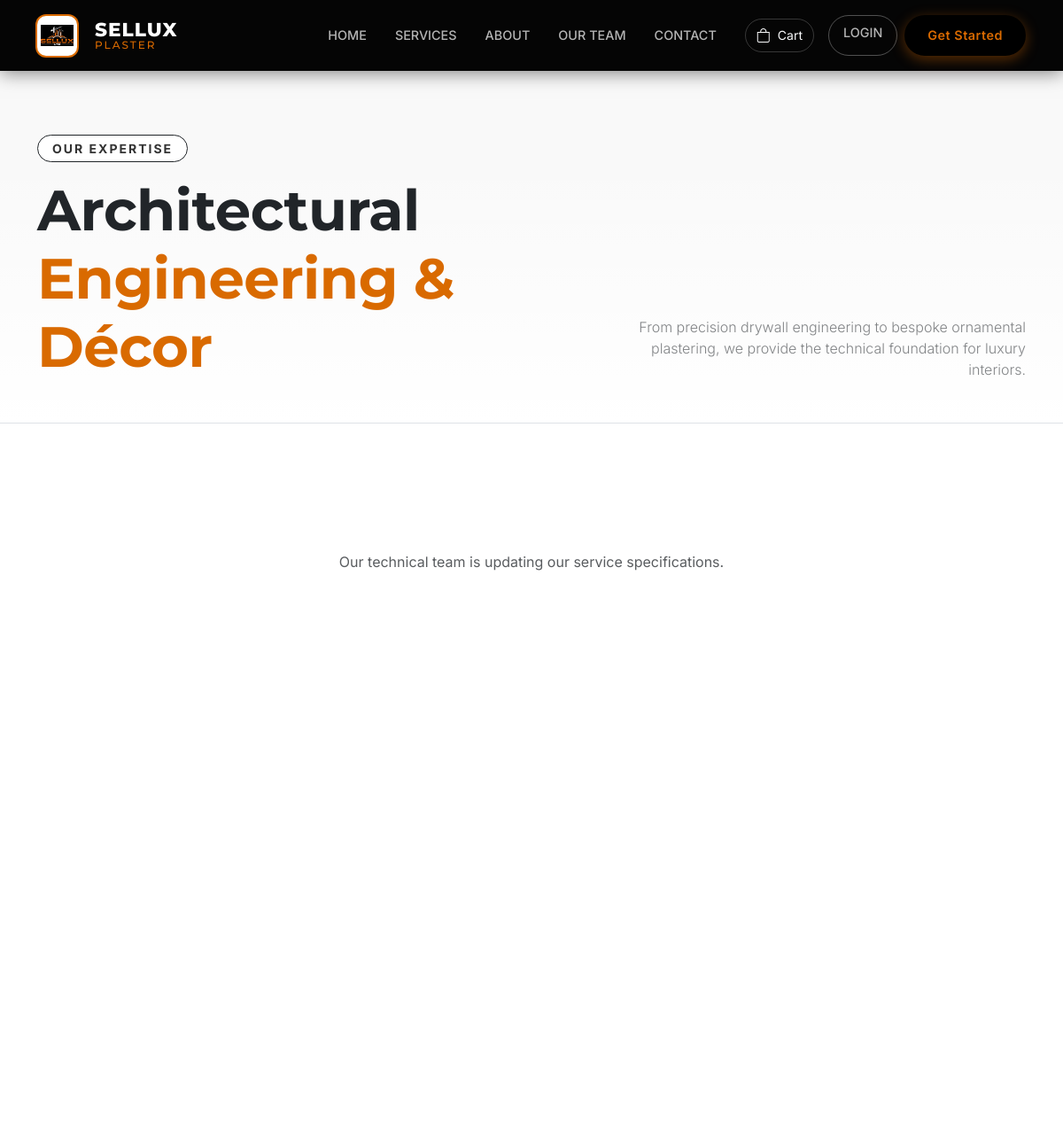
The page /services/ (upper part) on the database as committed earlier.
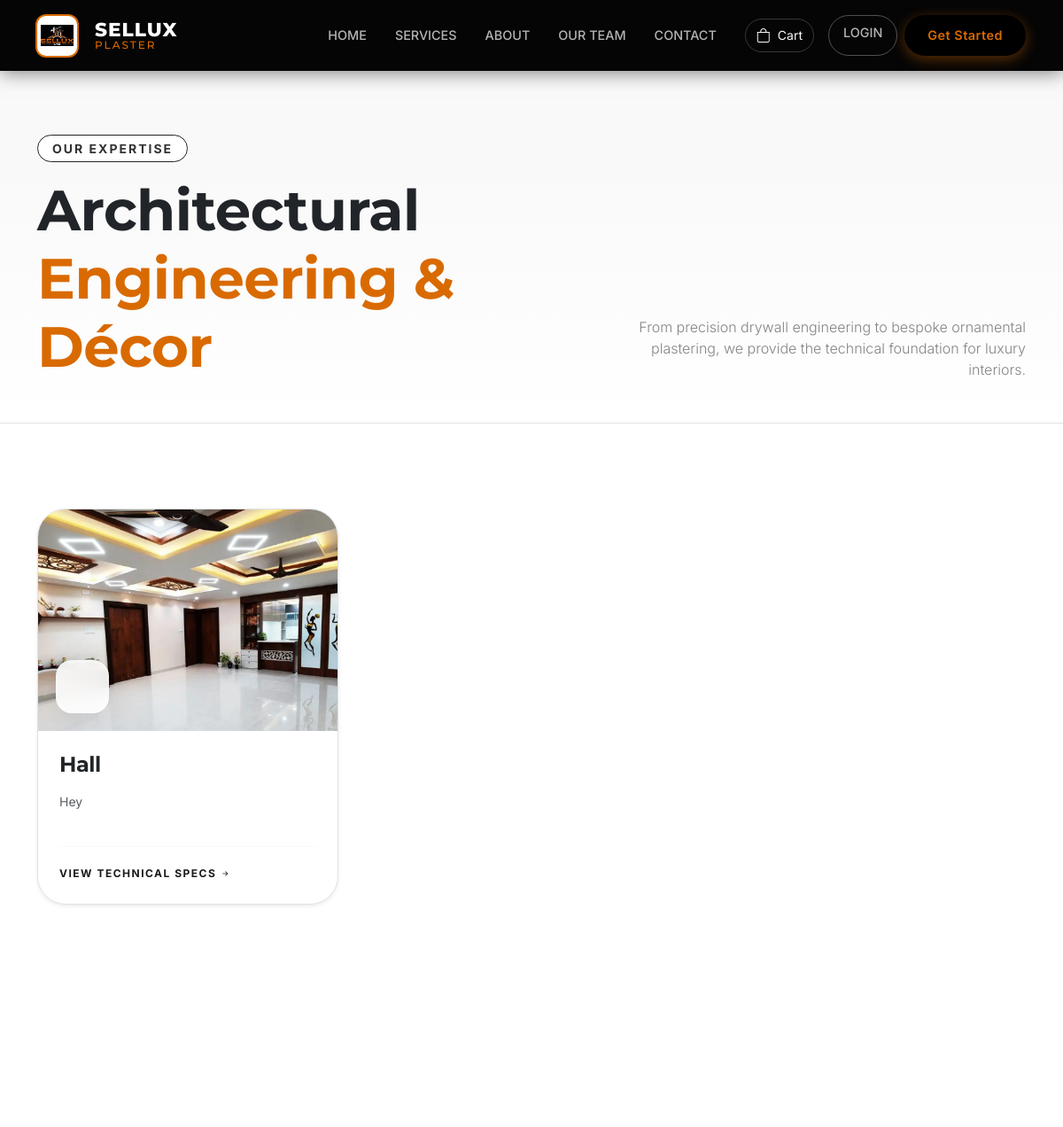
The same page on the database as committed later.
### services/models.py (models this page shows, shortened)
class Service(models.Model):
    title = models.CharField(max_length=200)
    slug = models.SlugField(unique=True)
    icon = models.CharField(max_length=50, help_text="Bootstrap icon class name (e.g., bi-layers)")
    short_description = models.CharField(max_length=255)
    description = models.TextField()
    image = models.ImageField(upload_to='services/')
    recommended_products = models.ManyToManyField(
        'catalogue.Product',
        blank=True,
        related_name='suggested_for_services',
        help_text="Select materials from the catalogue usually required for this service."
    )
    is_active = models.BooleanField(default=True)
    order = models.PositiveIntegerField(default=0)
    class Meta:
        ordering = ['order', 'title']
    def get_absolute_url(self):
        return reverse('services:service_detail', args=[self.slug])

### services/views.py (the view)
# urls.py: path('', ServiceListView.as_view(), name='service_list'),
class ServiceListView(ListView):
    model = Service
    template_name = 'services/service_list.html'
    context_object_name = 'services'
    queryset = Service.objects.filter(is_active=True)

### cart/cart.py (called while the page is built)
    def __len__(self):
        return sum(item['quantity'] for item in self.cart.values())

### core/context_processors.py (called while the page is built)
def brand_context(request):
    return {
        'brand': get_brand_info()
    }

def cart_context(request):
    return {'cart': Cart(request)}

def promotions_context(request):
    promotion = Promotion.objects.filter(is_active=True).first()
    return {'active_promotion': promotion}

### core/utils.py (called while the page is built)
def get_brand_info():
    return {
        'company_name': 'Sellux Plaster Ltd',
        'slogan': 'Home of Affordable Luxury',
        'address': 'Odokor, Dr. Busia Highway, Accra, Ghana',
        'phone_primary': '055 208 8784',
        'phone_secondary': '054 992 6773',
        'email': 'selluxplasterltd@gmail.com',
        'whatsapp': '233549926773',
    }

### templates/services/service_list.html (shortened to what this page needs)
{% extends 'base.html' %}
{% load static %}
{% block content %}
<section class="bg-pattern-3d position-relative border-bottom pt-5 pb-5">
    <div class="position-absolute bottom-0 start-0 w-100 h-75" style="background: linear-gradient(to top, #ffffff 0%, transparent 100%);"></div>
    <div class="container position-relative z-1 pt-4">
        <div class="row align-items-end">
            <div class="col-lg-7 animate__animated animate__fadeInLeft">
                <span class="d-inline-block border border-dark px-3 py-1 rounded-pill small fw-bold text-uppercase ls-2 mb-3 bg-white">
                    Our Expertise
                </span>
                <h1 class="display-3 fw-bold text-dark mb-0">Architectural <br><span class="text-primary">Engineering & Décor</span></h1>
            </div>
            <div class="col-lg-5 text-lg-end mt-4 mt-lg-0 animate__animated animate__fadeInRight">
                <p class="lead text-muted fs-6 mb-0 opacity-75">
                    From precision drywall engineering to bespoke ornamental plastering, we provide the technical foundation for luxury interiors.
                </p>
            </div>
        </div>
    </div>
</section>
<section class="py-5 bg-white min-vh-100">
    <div class="container py-5">
        <div class="row g-4 g-lg-5">
            {% for service in services %}
            <div class="col-md-6 col-lg-4 animate__animated animate__fadeInUp" style="animation-delay: {{ forloop.counter0 }}00ms;">
                <div class="service-card-premium h-100">
                    <div class="card-inner shadow-sm border rounded-5 overflow-hidden bg-white h-100 d-flex flex-column transition-all">
                        <div class="image-box position-relative overflow-hidden" style="height: 250px;">
                            {% if service.image %}
                            <img src="{{ service.image.url }}" class="w-100 h-100 object-fit-cover transition-transform" alt="{{ service.title }}">
                            {% else %}
                            <div class="w-100 h-100 bg-light d-flex align-items-center justify-content-center">
                                <i class="bi bi-layers text-muted opacity-25 fs-1"></i>
                            </div>
                            {% endif %}
                            <div class="icon-floating-glass">
                            </div>
                        </div>
                        <div class="card-body p-4 d-flex flex-column">
                            <h3 class="h4 fw-bold text-dark mb-3">{{ service.title }}</h3>
                            <p class="text-muted small lh-base flex-grow-1">
                                {{ service.short_description|default:"Professional architectural installation tailored for luxury residential and commercial environments." }}
                            </p>
                            <div class="mt-4 pt-3 border-top border-light">
                                <a href="{{ service.get_absolute_url }}" class="btn-architectural-link">
                                    View Technical Specs <i class="bi bi-arrow-right-short ms-1"></i>
                                </a>
                            </div>
                        </div>
                    </div>
                </div>
            </div>
            {% empty %}
            <div class="col-12 text-center py-5">
                <p class="text-muted">Our technical team is updating our service specifications.</p>
            </div>
            {% endfor %}
        </div>
    </div>
</section>
{% endblock %}

Rows that differ between the two databases and show on the page:
added Service: image (picture), title "Hall", short_description "Hey"
Other text that changed with them:
text no longer shown: "Our technical team is updating our service specifications."
